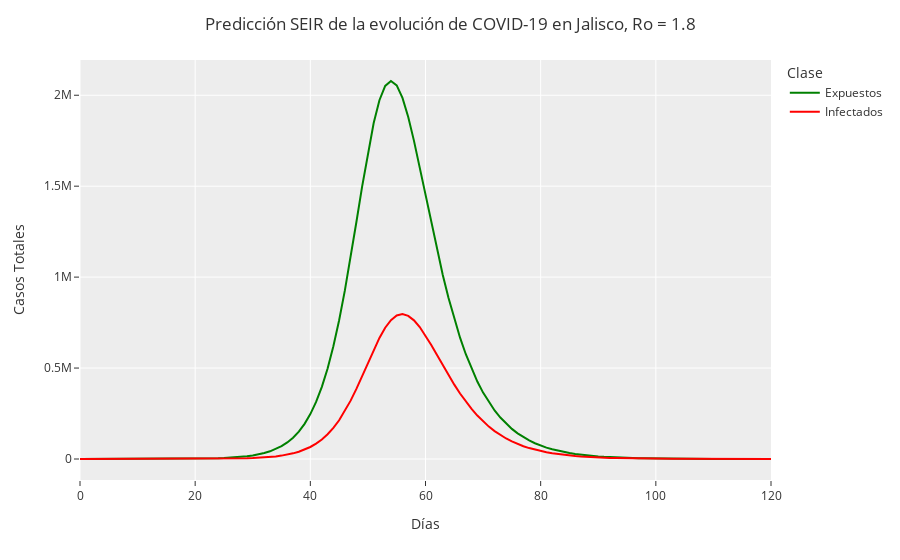

The cell this chart's notebook holds for it:
### Code cell
#@title Salida de ODEINT { display-mode: "form" }
import plotly.express as px
E_a = y[:,1]*Population
I_a = y[:,2]*Population
Clase = np.array(["Expuestos"]*y[:,1].shape[0] + ["Infectados"]*y[:,1].shape[0])
Dias = np.concatenate([periodo_evaluacion,periodo_evaluacion])
SEIR_df = pd.DataFrame({
    "Casos": np.concatenate([E_a,I_a]),
    "Clase": Clase,
    "Dias" : Dias
})

fig = px.line(SEIR_df, x="Dias", y="Casos", color='Clase',color_discrete_sequence=["green", "red", "goldenrod", "blue"], template = "ggplot2")

fig.update_layout(
    title=f"Predicción de la evolución de COVID-19 en Jalisco, Ro = 1.8",
    xaxis_title="Días",
    yaxis_title="Casos Totales",
    )

#for trace in fig.data:
    #trace.name = trace.name.split('=')[1]

fig.show()
